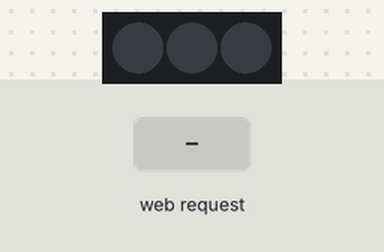
The program below on a simulated ESP8266 (NodeMCU). On the bench: 3 RGB LEDs in strip order, left to right. Inputs (shaded band) come from the test bench. Dim RGB values are drawn brighter than linear; WiFi joins after 1.5 s; servers stay silent unless stated; storage starts empty; random numbers use the default seed unless the program sets one; what the program prints to the serial monitor is not drawn.

Above: at 2.7 s.
2.8 s: HTTP request GET /random received
At 2.85 s:
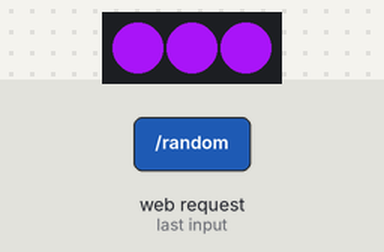
5.8 s: HTTP request GET /rainbow received
At 6.24 s:
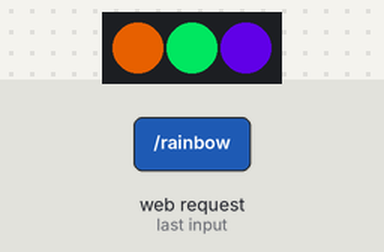
8.8 s: HTTP request GET /brightness?b=1 received
At 9.9 s:
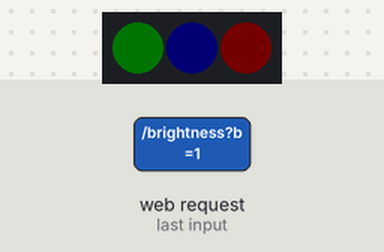
11.8 s: HTTP request GET /brightness?b=120 received
At 13.15 s:
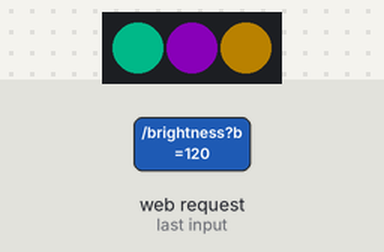
14.8 s: HTTP request GET /random received
At 14.85 s:
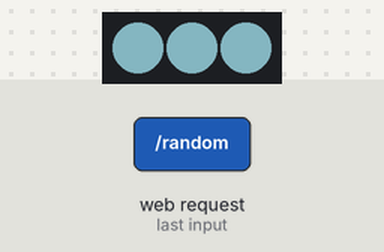
17.8 s: HTTP request GET /standard received
Timing chart, 0 to 20.3 s (numbered marks = the images above; inputs shaded):
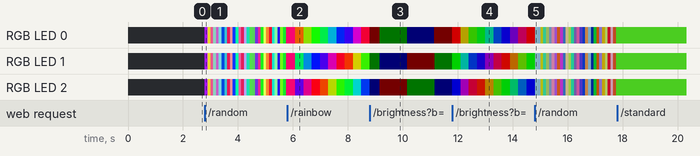

The program:

main.cpp
```cpp
#include <ESP8266WiFi.h>
#include <WiFiManager.h>
#include <ESP8266WebServer.h>
#include <Adafruit_NeoPixel.h>
#include <ESP8266mDNS.h> // Подключение mDNS
#include <LittleFS.h> // Для работы с файловой системой

#define LED_PIN D4
#define NUM_PIXELS 3
#define DEFAULT_NAME "lamp"

Adafruit_NeoPixel strip(NUM_PIXELS, LED_PIN, NEO_GRB + NEO_KHZ800);
ESP8266WebServer server(80);

uint32_t colors[3] = {strip.Color(255, 0, 0), strip.Color(0, 255, 0), strip.Color(0, 0, 255)};
bool isOn = false;
char lampName[20] = DEFAULT_NAME; // Уникальное имя лампы (по умолчанию)
int brightness = 255; // Яркость по умолчанию

enum Mode {
    MODE_OFF,
    MODE_ON,
    MODE_RAINBOW,
    MODE_RANDOM
};

Mode currentMode = MODE_OFF;
unsigned long lastUpdate = 0;
int rainbowIndex = 0;
int randomColorIndex = 0;

uint32_t Wheel(byte WheelPos) {
    WheelPos = 255 - WheelPos;
    if(WheelPos < 85) {
        return strip.Color(255 - WheelPos * 3, 0, WheelPos * 3);
    }
    if(WheelPos < 170) {
        WheelPos -= 85;
        return strip.Color(0, WheelPos * 3, 255 - WheelPos * 3);
    }
    WheelPos -= 170;
    return strip.Color(WheelPos * 3, 255 - WheelPos * 3, 0);
}

void updateRainbow() {
    for (int i = 0; i < NUM_PIXELS; i++) {
        strip.setPixelColor(i, Wheel(((i * 256 / NUM_PIXELS) + rainbowIndex) & 255));
    }
    strip.show();
    rainbowIndex++;
    if (rainbowIndex >= 256) {
        rainbowIndex = 0;
    }
}

void setColor(uint32_t color) {
    for (int i = 0; i < NUM_PIXELS; i++) {
        strip.setPixelColor(i, color);
    }
    strip.show();
}

void turnOnLamp() {
    if (!isOn) {
        setColor(colors[0]); // Включаем лампу с первым цветом (красный по умолчанию)
        isOn = true;
    }
}

void turnOffLamp() {
    setColor(0); // Выключаем лампу
    isOn = false;
}

void setBrightness(int brightness) {
    strip.setBrightness(brightness);
    strip.show();
}

void updateRandomColors() {
    static unsigned long lastColorChange = 0;
    unsigned long now = millis();

    if (now - lastColorChange > 100) { // Смена цвета каждые 100 мс
        lastColorChange = now;
        uint32_t color = strip.Color(random(255), random(255), random(255));
        setColor(color);
    }
}

void rainbowCycle(uint8_t wait) {
    uint16_t i, j;
    for(j=0; j<256*5; j++) { // 5 циклов радуги
        for(i=0; i< NUM_PIXELS; i++) {
            strip.setPixelColor(i, Wheel(((i * 256 / NUM_PIXELS) + j) & 255));
        }
        strip.show();
        delay(wait);
    }
}

void flashRandomColors(uint8_t wait) {
    for(int i=0; i<100; i++) { // 100 случайных цветов
        uint32_t color = strip.Color(random(255), random(255), random(255));
        setColor(color);
        delay(wait);
    }
}

void setup() {
    Serial.begin(115200);

    if (!LittleFS.begin()) {
        Serial.println("An error occurred while mounting LittleFS");
        return;
    }

    // Загружаем сохранённое имя лампы, если есть
    if (LittleFS.exists("/lampName.txt")) {
        File file = LittleFS.open("/lampName.txt", "r");
        file.readBytesUntil('\n', lampName, sizeof(lampName));
        file.close();
    } else {
        strcpy(lampName, DEFAULT_NAME); // Если нет файла, используем имя по умолчанию
    }
    Serial.printf("Current lamp name: %s\n", lampName);

    WiFiManager wifiManager;

    // Добавляем поле для имени лампы
    WiFiManagerParameter customLampName("lampName", "Enter lamp name", lampName, 20);
    wifiManager.addParameter(&customLampName);

    wifiManager.autoConnect("LampSetup");

    Serial.println("WiFi connected!");
    Serial.print("IP Address: ");
    Serial.println(WiFi.localIP());

     // Сохраняем новое имя лампы, если оно было изменено
    if (strcmp(lampName, customLampName.getValue()) != 0) {
        strcpy(lampName, customLampName.getValue());
        File file = LittleFS.open("/lampName.txt", "w");
        file.print(lampName);
        file.close();
        Serial.printf("New lamp name saved: %s\n", lampName);
    }

    // Настраиваем mDNS с именем лампы
    if (MDNS.begin(lampName)) {
        Serial.printf("mDNS responder started for %s.local\n", lampName);
    }

    strip.begin();
    strip.show();

    // Эндпоинт для отображения главной страницы
    server.on("/", HTTP_GET, []() {
        File file = LittleFS.open("/index.html", "r");
        if (!file) {
            server.send(500, "text/plain", "Failed to open file");
            return;
        }
        server.streamFile(file, "text/html");
        file.close();
    });

    // Эндпоинт для включения лампы
    server.on("/turnOn", HTTP_GET, []() {
        turnOnLamp();
        server.send(200, "text/plain", "Lamp turned on!");
    });

    // Эндпоинт для выключения лампы
    server.on("/turnOff", HTTP_GET, []() {
        turnOffLamp();
        server.send(200, "text/plain", "Lamp turned off!");
    });

    // Эндпоинт для смены цвета
    server.on("/color", HTTP_GET, []() {
        if (isOn) {
            if (server.hasArg("c")) {
                String color = server.arg("c");
                if (color.length() == 6) { // Ожидается формат RRGGBB
                    uint32_t r = strtol(color.substring(0, 2).c_str(), nullptr, 16);
                    uint32_t g = strtol(color.substring(2, 4).c_str(), nullptr, 16);
                    uint32_t b = strtol(color.substring(4, 6).c_str(), nullptr, 16);
                    setColor(strip.Color(r, g, b));
                    server.send(200, "text/plain", "Color changed!");
                } else {
                    server.send(400, "text/plain", "Invalid color format. Please use RRGGBB.");
                }
            } else {
                server.send(400, "text/plain", "Missing color parameter");
            }
        }
    });

    // Эндпоинт для регулировки яркости
    server.on("/brightness", HTTP_GET, []() {
        if (server.hasArg("b")) {
            int newBrightness = server.arg("b").toInt();
            if (newBrightness >= 1 && newBrightness <= 255) {
                brightness = newBrightness;
                setBrightness(brightness);
                server.send(200, "text/plain", "Brightness changed!");
            } else {
                server.send(400, "text/plain", "Invalid brightness value. Please use a value between 0 and 255.");
            }
        } else {
            server.send(400, "text/plain", "Missing brightness parameter");
        }
    });

     // Эндпоинт для режима радуги
    server.on("/rainbow", HTTP_GET, []() {
        currentMode = MODE_RAINBOW;
        rainbowIndex = 0;
        server.send(200, "text/plain", "Rainbow mode started!");
    });

    // Эндпоинт для режима случайных цветов
    server.on("/random", HTTP_GET, []() {
        currentMode = MODE_RANDOM;
        randomColorIndex = 0;
        server.send(200, "text/plain", "Random colors mode started!");
    });

     // Эндпоинт для стандартного режима
    server.on("/standard", HTTP_GET, []() {
        currentMode = MODE_ON;
        server.send(200, "text/plain", "Standard mode started!");
    });

    server.begin();
}

void loop() {
    server.handleClient();
    MDNS.update();

    unsigned long now = millis();
    if (now - lastUpdate > 10) { // Обновление каждые 10 мс
        lastUpdate = now;
        switch (currentMode) {
            case MODE_RAINBOW:
                updateRainbow();
                break;
            case MODE_RANDOM:
                updateRandomColors();
                break;
            case MODE_ON:
                // В стандартном режиме лампа просто светит непрерывно
                break;
        }
    }
}
```

Measured:
- after the input at 2.8 s, RGB LED 0–2: off → RGB(158, 19, 232) at once, → RGB(197, 175, 38) 0.10 s later, → RGB(188, 68, 114) 0.10 s later, → RGB(80, 120, 109) 0.10 s later, … (30 changes in this stretch)
- after the input at 17.8 s, every drawn part: stays the same
